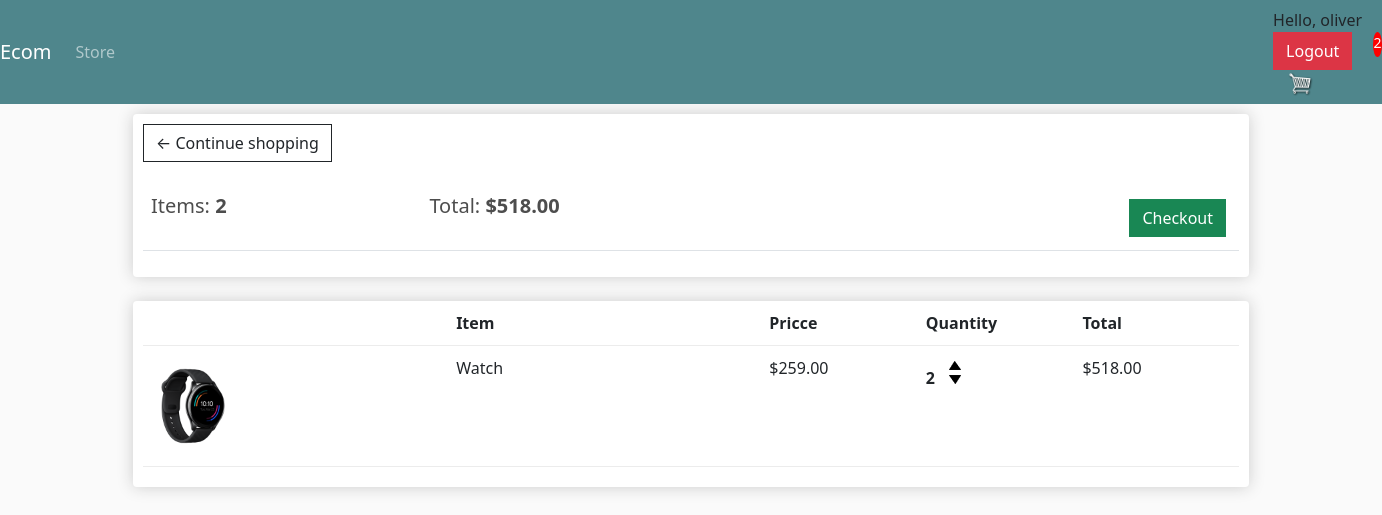
The app's page /cart/ (signed in) with its own data.
### store/models.py (models this page shows, shortened)
class Order(models.Model):
	STATUS = (
	('Pending', 'Pending'),
	('Out for delivery', 'Out for delivery'),
	('Delivered', 'Delivered'),
	)
	customer = models.ForeignKey(Customer, on_delete=models.SET_NULL, null=True, blank=True)
	date_ordered = models.DateTimeField(auto_now_add=True)
	complete = models.BooleanField(default=False)
	transaction_id = models.CharField(max_length=200, null=True)
	status = models.CharField(max_length=200, null=True, choices=STATUS, default='Pending')
	@property
	def get_cart_total(self):
		orderitems = self.orderitem_set.all()
		total = sum([item.get_total for item in orderitems])
		return total
	@property
	def get_cart_items(self):
		orderitems = self.orderitem_set.all()
		total = sum([item.quantity for item in orderitems])
		return total

class OrderItem(models.Model):
	product = models.ForeignKey(Product, on_delete=models.SET_NULL, null=True)
	order = models.ForeignKey(Order, on_delete=models.SET_NULL, null=True)
	quantity = models.IntegerField(default=0, null=True, blank=True)
	date_added = models.DateTimeField(auto_now_add=True)
	@property
	def get_total(self):
		total = self.product.price * self.quantity
		return total

class Product(models.Model):
	name = models.CharField(max_length=200)
	price = models.DecimalField(max_digits=7, decimal_places=2)
	digital = models.BooleanField(default=False, null=True, blank=True)
	image = models.ImageField(null=True, blank=True)
	@property
	def imageURL(self):
		try:
			url = self.image.url
		except:
			url = ''
		return url

### store/views.py (the view)
# urls.py: path('cart/', views.cart, name = 'cart'),
def cart(request):
	data = cartData(request)
	cartItems = data['cartItems']
	order = data['order']
	items = data['items']
	context = {'items': items, 'order': order, 'cartItems': cartItems}
	return render(request, 'store/cart.html', context)

### store/utils.py (called while the page is built)
def cartData(request):
	if request.user.is_authenticated:
		customer = request.user.customer
		order, created = Order.objects.get_or_create(customer=customer, complete=False)
		items = order.orderitem_set.all()
		cartItems = order.get_cart_items
	else:
		cookieData = cookieCart(request)
		cartItems = cookieData['cartItems']
		order = cookieData['order']
		items = cookieData['items']
	return {'items': items, 'order': order, 'cartItems': cartItems}

### store/templates/store/cart.html
{% extends 'store/main.html' %}
{% load static %}
{% block content %}
	<div class="row">
		<div class="col-lg-12">
			<div class="box-element">
				<a href="{% url 'store'%}" class="btn btn-outline-dark">&#x2190; Continue shopping</a>
				<br>
				<br>
				<table class="table">
					<tr>
						<th><h5>Items: <strong>{{order.get_cart_items}}</strong></h5></th>
						<th><h5>Total: <strong>${{order.get_cart_total|floatformat:2}}</strong></h5></th>
						<th>
							<a style="float: right; margin:5px" href="{% url 'checkout'%}" class="btn btn-success">
								Checkout
							</a>
						</th>
					</tr>
				</table>
			</div>
			<br>
			<div class="box-element">
				<div class="cart-row">
					<div style="flex:2"></div>
					<div style="flex:2"><strong>Item</strong></div>
					<div style="flex:1"><strong>Pricce</strong></div>
					<div style="flex:1"><strong>Quantity</strong></div>
					<div style="flex:1"><strong>Total</strong></div>
				</div>
				{% for item in items %}
				<div class="cart-row">
					<div style="flex:2"><img class="row-image" src="{{item.product.imageURL}}" alt=""></div>
					<div style="flex:2">{{item.product.name}}</div>
					<div style="flex:1">${{item.product.price|floatformat:2}}</div>
					<div style="flex:1">
						<p class="quantity">{{item.quantity}}</p>
						<div class="quantity">
							<img data-product="{{item.product.id}}" data-action="add"
							 src="{% static 'images/up.png'%}" alt="" class="chg-quantity update-cart">
							<img data-product="{{item.product.id}}" data-action="remove"
							 src="{% static 'images/down.png'%}" alt="" class="chg-quantity update-cart">
						</div>
					</div>
					<div style="flex:1">${{item.get_total|floatformat:2}}</div>
				</div>
				{% endfor %}
			</div>
		</div>
	</div>
{% endblock content %}

### store/templates/store/navbar.html (shortened to what this page needs)
{% load static %}
<nav class="navbar navbar-expand-lg navbar-dark bg-dark">
  <a class="navbar-brand" href="{% url 'store' %}">Ecom</a>
  <div class="collapse navbar-collapse" id="navbarSupportedContent">
    <ul class="navbar-nav mr-auto">
      <li class="nav-item active">
        <a class="nav-link" href="{% url 'store' %}">Store </a>
      </li>
    </ul>
    <div class="cart-login">
      {% if request.user.is_authenticated %}
      <a href="{% url 'customer' request.user.customer.id %}" class="text-dark text-decoration-none">
        <span class="hello-msg">Hello, {{request.user}} </span></a>
      <a href="{% url 'logout' %}" class="btn btn-danger">Logout</a>
      {% else %}
      <a href="{% url 'login' %}" class="btn btn-warning">Login</a>
      {% endif %}
      <a href="{% url 'cart' %}">
        <img id="cart-icon" src="{% static 'images/cart.png'%}" alt="">
      </a>
    </div>
    <p id="cart-total">{{cartItems}}</p>
  </div>
</nav>

### static/css/main.css (style rules this page uses)
body { background-color: hsl(0, 0%, 98%); }
.cart-login { margin-left:1150px; }
h1,h2,h3,h4,h5,h6 { color:hsl(0, 0%, 30%); }
.box-element { box-shadow:hsl(0, 0%, 80%) 0 0 16px; background-color: #fff; border-radius: 4px; padding: 10px; }
.bg-dark { background-color: #4f868c!important; }
#cart-icon { width:25px; display: inline-block; margin-left: 15px; }
#cart-total { display: block; text-align: center; color:#fff; background-color: red; width: 20px; height: 25px; border-radius: 50%; font-size: 14px; }
.col-lg-4, .col-lg-6, .col-lg-8, .col-lg-12 { margin-top: 10px; }
.btn { border-radius: 0; }
.row-image { width: 100px; }
.cart-row { display: flex; align-items: flex-stretch; padding-bottom: 10px; margin-bottom: 10px; border-bottom: 1px solid #ececec; }
.quantity { display: inline-block; font-weight: 700; padding-right:10px; }
.chg-quantity { width: 12px; cursor: pointer; display: block; margin-top: 5px; transition:.1s; }

### records on screen
Order: get_cart_items "2", get_cart_total "518.00"
OrderItem: product.imageURL (picture), product.name "Watch", product.price "259.00", quantity "2", get_total "518.00"

### other values on screen
{{ request.user }} "oliver"
{{ cartItems }} "2"
